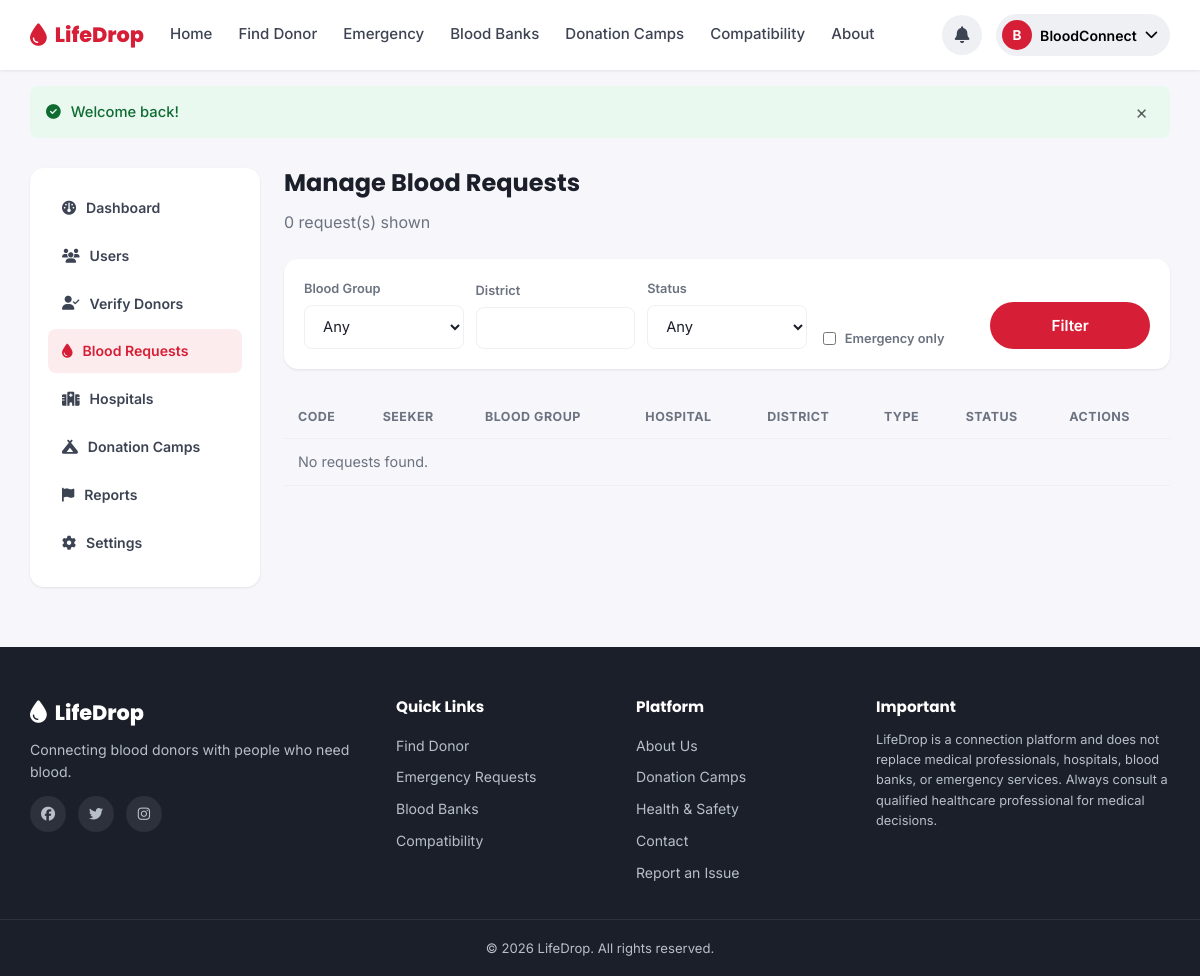
The app's page /admin/blood-requests.php (signed in), older data.
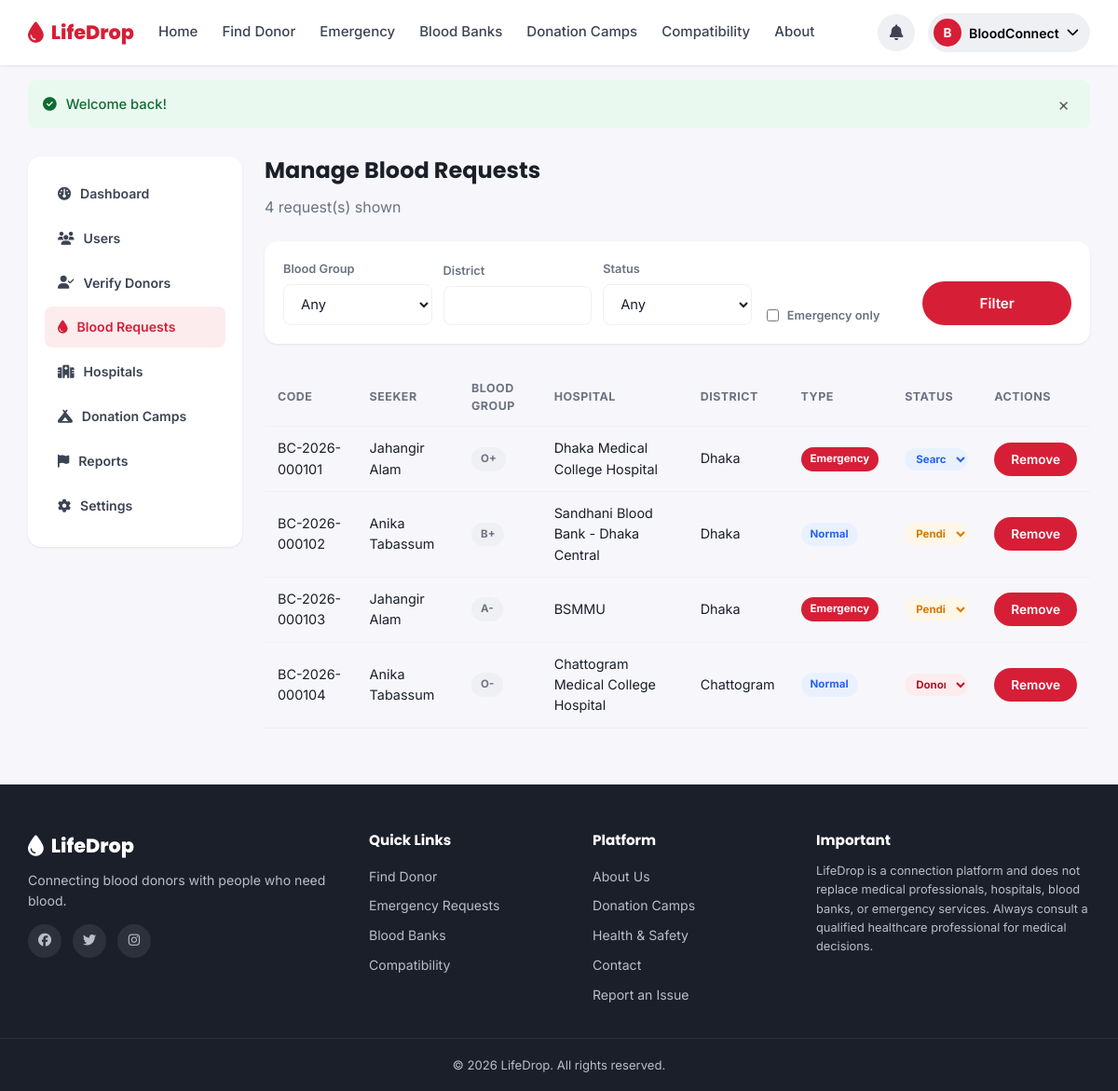
The same page, newer data.
### tables this page shows
CREATE TABLE `blood_requests` (
  `id` INT UNSIGNED NOT NULL AUTO_INCREMENT,
  `request_code` VARCHAR(20) NOT NULL,
  `seeker_id` INT UNSIGNED NOT NULL,
  `blood_group` ENUM('A+','A-','B+','B-','AB+','AB-','O+','O-') NOT NULL,
  `units_needed` TINYINT UNSIGNED NOT NULL DEFAULT 1,
  `patient_name` VARCHAR(120) NOT NULL,
  `hospital_name` VARCHAR(150) NOT NULL,
  `division` VARCHAR(50) NOT NULL,
  `district` VARCHAR(50) NOT NULL,
  `area` VARCHAR(80) DEFAULT NULL,
  `required_date` DATE NOT NULL,
  `required_time` TIME DEFAULT NULL,
  `contact_number` VARCHAR(20) NOT NULL,
  `additional_info` TEXT DEFAULT NULL,
  `request_type` ENUM('normal','emergency') NOT NULL DEFAULT 'normal',
  `status` ENUM('pending','searching','donor_found','fulfilled','cancelled','expired') NOT NULL DEFAULT 'pending',
  `created_at` TIMESTAMP NOT NULL DEFAULT CURRENT_TIMESTAMP,
  `updated_at` TIMESTAMP NOT NULL DEFAULT CURRENT_TIMESTAMP ON UPDATE CURRENT_TIMESTAMP,
  PRIMARY KEY (`id`),
  UNIQUE KEY `uq_request_code` (`request_code`),
  KEY `idx_blood_group` (`blood_group`),
  KEY `idx_status` (`status`),
  KEY `idx_type` (`request_type`),
  KEY `idx_location` (`division`,`district`),
  CONSTRAINT `fk_br_seeker` FOREIGN KEY (`seeker_id`) REFERENCES `users`(`id`) ON DELETE CASCADE
);

CREATE TABLE `users` (
  `id` INT UNSIGNED NOT NULL AUTO_INCREMENT,
  `full_name` VARCHAR(120) NOT NULL,
  `email` VARCHAR(150) NOT NULL,
  `phone` VARCHAR(20) NOT NULL,
  `password_hash` VARCHAR(255) NOT NULL,
  `role` ENUM('donor','seeker','both','admin') NOT NULL DEFAULT 'seeker',
  `blood_group` ENUM('A+','A-','B+','B-','AB+','AB-','O+','O-') DEFAULT NULL,
  `division` VARCHAR(50) DEFAULT NULL,
  `district` VARCHAR(50) DEFAULT NULL,
  `area` VARCHAR(80) DEFAULT NULL,
  `gender` ENUM('Male','Female','Other') DEFAULT NULL,
  `date_of_birth` DATE DEFAULT NULL,
  `profile_photo` VARCHAR(255) DEFAULT NULL,
  `last_donation_date` DATE DEFAULT NULL,
  `availability` ENUM('available','maybe','unavailable') NOT NULL DEFAULT 'available',
  `is_verified` TINYINT(1) NOT NULL DEFAULT 0,
  `is_donor_profile` TINYINT(1) NOT NULL DEFAULT 0,
  `status` ENUM('active','suspended') NOT NULL DEFAULT 'active',
  `total_donations` INT UNSIGNED NOT NULL DEFAULT 0,
  `created_at` TIMESTAMP NOT NULL DEFAULT CURRENT_TIMESTAMP,
  `updated_at` TIMESTAMP NOT NULL DEFAULT CURRENT_TIMESTAMP ON UPDATE CURRENT_TIMESTAMP,
  PRIMARY KEY (`id`),
  UNIQUE KEY `uq_email` (`email`),
  UNIQUE KEY `uq_phone` (`phone`),
  KEY `idx_blood_group` (`blood_group`),
  KEY `idx_division_district` (`division`,`district`),
  KEY `idx_availability` (`availability`)
);

### includes/functions.php (called while the page is built, shortened)
<?php
function e($value) {
    return htmlspecialchars($value ?? '', ENT_QUOTES, 'UTF-8');
}
function flash_get_all() {
    $messages = $_SESSION['flash'] ?? [];
    return $messages;
}
function status_badge_class($status) {
    return [
        'pending'      => 'badge-warning',
        'searching'    => 'badge-info',
        'donor_found'  => 'badge-primary',
        'fulfilled'    => 'badge-success',
        'cancelled'    => 'badge-danger',
        'expired'      => 'badge-muted',
        'accepted'     => 'badge-success',
        'declined'     => 'badge-danger',
        'available'    => 'badge-success',
        'maybe'        => 'badge-warning',
        'unavailable'  => 'badge-danger',
    ][$status] ?? 'badge-muted';
}

### admin/blood-requests.php (the view, shortened to what the changed rows need)
<?php
require_once __DIR__ . '/../includes/auth.php';
$sql = "SELECT br.*, u.full_name AS seeker_name FROM blood_requests br JOIN users u ON u.id = br.seeker_id WHERE 1=1";
$params = [];
$sql .= ' ORDER BY br.created_at DESC LIMIT 100';
$stmt = $pdo->prepare($sql);
$stmt->execute($params);
$requests = $stmt->fetchAll();
require_once __DIR__ . '/../includes/header.php';
require_once __DIR__ . '/_sidebar.php';
?>
<div class="dash-wrap">
    <?php render_admin_sidebar('blood-requests'); ?>
    <div class="dash-main">
        <h1>Manage Blood Requests</h1>
        <p class="dash-welcome"><?= count($requests) ?> request(s) shown</p>
        <form class="filters-bar" method="get" action="<?= e(SITE_URL) ?>/admin/blood-requests.php">
            <div class="filters-grid">
            </div>
        </form>
        <div class="table-wrap">
            <table class="data-table">
                <thead><tr><th>Code</th><th>Seeker</th><th>Blood Group</th><th>Hospital</th><th>District</th><th>Type</th><th>Status</th><th>Actions</th></tr></thead>
                <tbody>
                <?php foreach ($requests as $r): ?>
                    <tr>
                        <td><?= e($r['request_code']) ?></td>
                        <td><?= e($r['seeker_name']) ?></td>
                        <td><span class="badge badge-muted"><?= e($r['blood_group']) ?></span></td>
                        <td><?= e($r['hospital_name']) ?></td>
                        <td><?= e($r['district']) ?></td>
                        <td><?= $r['request_type'] === 'emergency' ? '<span class="badge badge-emergency">Emergency</span>' : '<span class="badge badge-info">Normal</span>' ?></td>
                        <td>
                            <form method="post" style="display:inline;">
                                <select name="action" onchange="this.form.submit()" class="badge <?= status_badge_class($r['status']) ?>" style="border:none;padding:4px 8px;">
                                    <?php foreach (['pending','searching','donor_found','fulfilled','cancelled','expired'] as $s): ?>
                                        <option value="<?= e($s) ?>" <?= $r['status'] === $s ? 'selected' : '' ?>><?= e(ucwords(str_replace('_',' ',$s))) ?></option>
                                    <?php endforeach; ?>
                                </select>
                            </form>
                        </td>
                        <td>
                            <form method="post" style="display:inline;" data-confirm="Remove this request permanently?">
                                <button type="submit" class="btn btn-danger btn-sm">Remove</button>
                            </form>
                        </td>
                    </tr>
                <?php endforeach; ?>
                <?php if (!$requests): ?>
                    <tr><td colspan="8" class="text-center text-muted">No requests found.</td></tr>
                <?php endif; ?>
                </tbody>
            </table>
        </div>
    </div>
</div>
<?php require_once __DIR__ . '/../includes/footer.php'; ?>

### includes/header.php (shortened to what the changed rows need)
<!DOCTYPE html>
<html lang="en">
<head>
<link rel="stylesheet" href="https://cdnjs.cloudflare.com/ajax/libs/font-awesome/6.5.1/css/all.min.css">
<link rel="stylesheet" href="<?= e(SITE_URL) ?>/assets/css/style.css">
</head>
<body>
<main class="site-main">
<?php
$flashMessages = flash_get_all();
if ($flashMessages):
?>
<div class="flash-container">
    <?php foreach ($flashMessages as $fm): ?>
        <div class="flash flash-<?= e($fm['type']) ?>">
            <i class="fa-solid <?= $fm['type'] === 'success' ? 'fa-circle-check' : ($fm['type'] === 'danger' ? 'fa-circle-exclamation' : 'fa-circle-info') ?>"></i>
            <span><?= e($fm['message']) ?></span>
            <button class="flash-close" onclick="this.parentElement.remove()">&times;</button>
        </div>
    <?php endforeach; ?>
</div>
<?php endif; ?>

### admin/_sidebar.php
<?php
function render_admin_sidebar($active) {
    $links = [
        'dashboard'      => ['dashboard.php', 'fa-gauge', 'Dashboard'],
        'users'          => ['users.php', 'fa-users', 'Users'],
        'donors'         => ['donors.php', 'fa-user-check', 'Verify Donors'],
        'blood-requests' => ['blood-requests.php', 'fa-droplet', 'Blood Requests'],
        'hospitals'      => ['hospitals.php', 'fa-hospital', 'Hospitals'],
        'donation-camps' => ['donation-camps.php', 'fa-campground', 'Donation Camps'],
        'reports'        => ['reports.php', 'fa-flag', 'Reports'],
        'settings'       => ['settings.php', 'fa-gear', 'Settings'],
    ];
    ?>
    <div class="dash-sidebar">
        <?php foreach ($links as $key => [$href, $icon, $label]): ?>
            <a href="<?= e(SITE_URL) ?>/admin/<?= e($href) ?>" class="<?= $active === $key ? 'active' : '' ?>">
                <i class="fa-solid <?= e($icon) ?>"></i> <?= e($label) ?>
            </a>
        <?php endforeach; ?>
    </div>
    <?php
}

Row changes from the older to the newer data that the page shows:
added blood_requests: request_code "BC-2026-000101", seeker.full_name "Jahangir Alam", blood_group "O+", hospital_name "Dhaka Medical College Hospital", district "Dhaka", request_type "Emergency", action "Searching"
added blood_requests: request_code "BC-2026-000102", seeker.full_name "Anika Tabassum", blood_group "B+", hospital_name "Sandhani Blood Bank - Dhaka Central", district "Dhaka", request_type "Normal", action "Pending"
added blood_requests: request_code "BC-2026-000103", seeker.full_name "Jahangir Alam", blood_group "A-", hospital_name "BSMMU", district "Dhaka", request_type "Emergency", action "Pending"
added blood_requests: request_code "BC-2026-000104", seeker.full_name "Anika Tabassum", blood_group "O-", hospital_name "Chattogram Medical College Hospital", district "Chattogram", request_type "Normal", action "Donor Found"
Text that changed along with them:
count($requests): "0" → "4"
text no longer shown: "No requests found."
